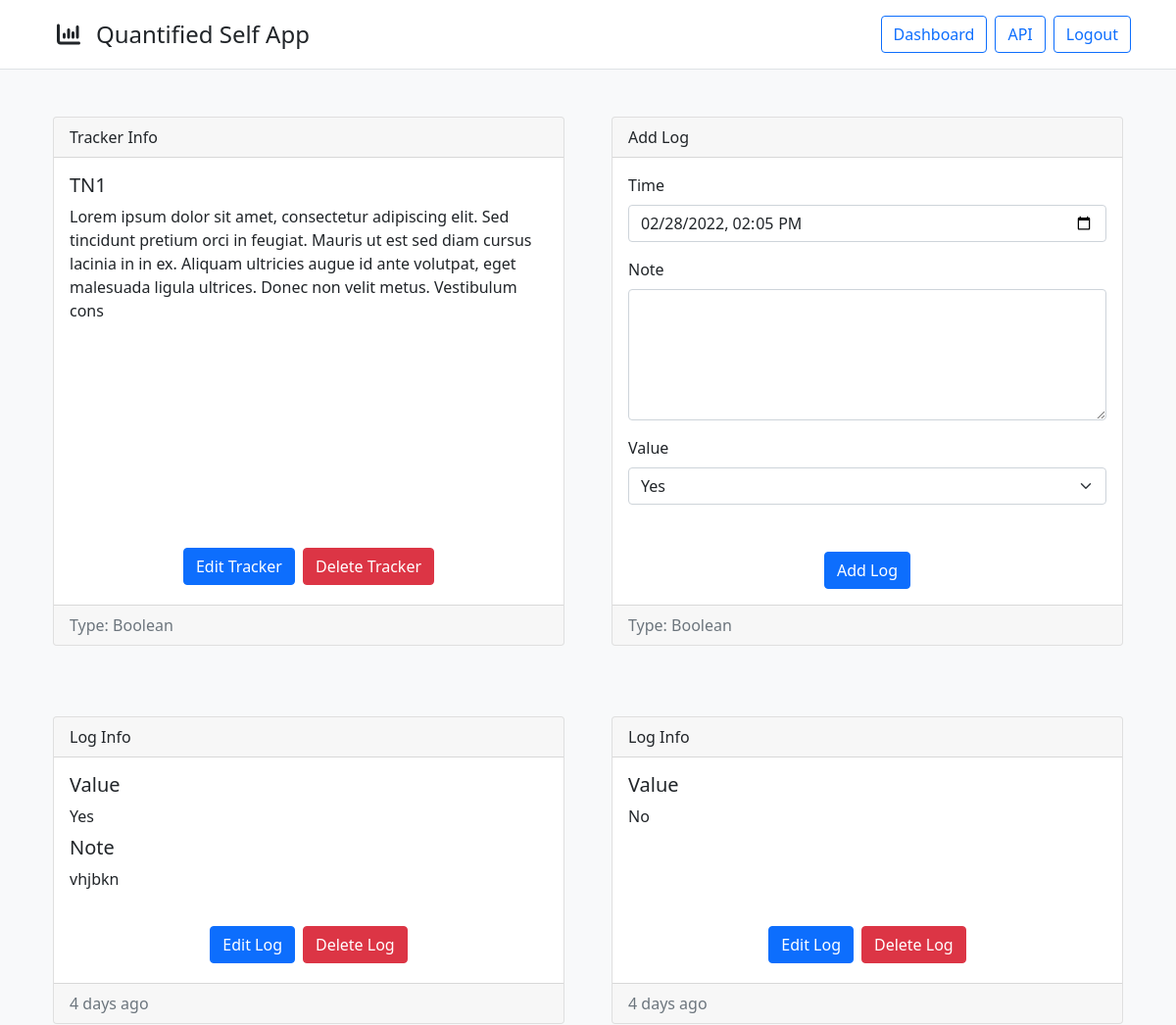
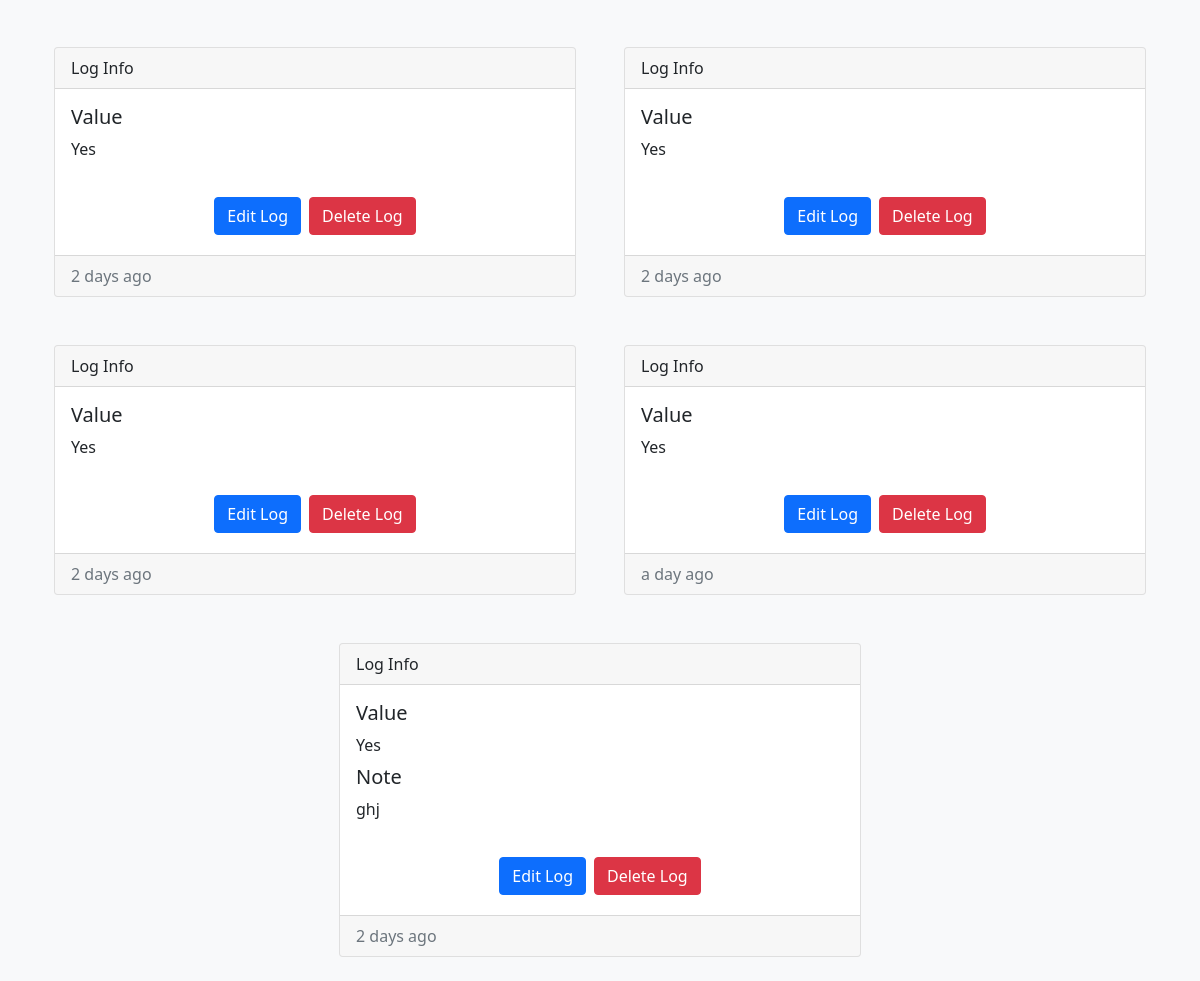
The app's page /trackers/view?id=1 (signed in) with its own data (2 pictures, top to bottom).
### models/models.py (models this page shows)
class TrackerModel(db.Model):
    __tablename__ = "trackers"
    t_id = db.Column(db.Integer(), primary_key=True)
    t_name = db.Column(db.String(64), nullable=False)
    t_desc = db.Column(db.String(256))
    t_type = db.Column(db.Integer(), db.ForeignKey("tracker_types.tt_id", ondelete="CASCADE"), nullable=False)
    t_user = db.Column(db.Integer(), db.ForeignKey("users.id", ondelete="CASCADE"), nullable=False)
    t_type_name = db.relationship("TrackerTypes", uselist=False)
    t_unit = db.relationship("TrackerUnit", cascade="all, delete", uselist=False)
    t_options = db.relationship("TrackerOptions", cascade="all, delete")
    t_logs = db.relationship("TrackerLogs", cascade="all, delete")

class TrackerTypes(db.Model):
    __tablename__ = "tracker_types"
    tt_id = db.Column(db.Integer(), primary_key=True, autoincrement=True)
    tt_name = db.Column(db.String(64), unique=True, nullable=False)

class TrackerLogs(db.Model):
    __tablename__ = "tracker_logs"
    tl_id = db.Column(db.Integer(), primary_key=True, autoincrement=True)
    tl_time = db.Column(db.DateTime(), nullable=False)
    tl_note = db.Column(db.String(256))
    tl_tracker = db.Column(db.Integer(), db.ForeignKey("trackers.t_id", ondelete="CASCADE"), nullable=False)
    tl_vals = db.relationship("TrackerValues", cascade="all, delete")

class TrackerValues(db.Model):
    __tablename__ = "tracker_vals"
    tv_id = db.Column(db.Integer(), primary_key=True, autoincrement=True)
    tv_val = db.Column(db.Numeric(10, 2), nullable=False)
    tv_log = db.Column(db.Integer(), db.ForeignKey("tracker_logs.tl_id", ondelete="CASCADE"), nullable=False)

### views/views.py (the view, shortened to what this page needs)
@app.route("/trackers/view", methods=["GET", "POST"])
@login_required
def trackers_view():
    t_id = request.args.get("id", "")
    if not (t_id.isdigit()):
        flash("Invalid Tracker", "danger")
        return redirect("/trackers")
    t_id = int(t_id)
    tracker = TrackerModel.query.filter(TrackerModel.t_id == t_id, TrackerModel.t_user == current_user.id).first()
    if not tracker:
        flash("Invalid Tracker", "danger")
        return redirect("/trackers")
    options = {x.to_id: x.to_name for x in tracker.t_options}
    return render_template("trackers/view.html", user=current_user, tracker=tracker, options=options)

### auth/auth.py (called while the page is built)
@login.user_loader
def load_user(id):
    return UserModel.query.get(int(id))

### templates/filters/filters.py (called while the page is built)
@app.template_filter()
def pretty_datetime(datetime):
    return naturaltime(datetime)

### templates/trackers/view.html (shortened to what this page needs)
<!DOCTYPE html>
<html lang="en">
    <head>
        <link rel="stylesheet" href="{{ url_for('static', filename='css/bootstrap.min.css')}}">
        <link rel="stylesheet" href="{{ url_for('static', filename='css/fontawesome.all.min.css')}}">
        <link rel="stylesheet" href="{{ url_for('static', filename='css/tracker_view.css')}}">
    </head>
    <body class="bg-light">
        {% include 'components/navbar.html' %}
        <div class="container">
            <div class="row equal bg-light mt-4">
                <div class="col-sm-12 col-md-12 col-lg-6 col-xl-6 d-flex justify-content-center p-4">
                    <div class="card flex-fill">
                        <div class="card-header">Tracker Info</div>
                        <div class="card-body">
                            <h5 class="card-title">{{ tracker.t_name }}</h5>
                            <p class="card-text">{{ tracker.t_desc }}</p>
                        </div>
                        <div class="card-body d-flex justify-content-center align-items-end">
                            <a href="/trackers/edit?id={{ tracker.t_id }}" class="btn btn-primary m-1">Edit Tracker</a>
                            <form action="" method="POST" style="display: inline;">
                                <button type="submit" class="btn btn-danger m-1">Delete Tracker</button>
                            </form>
                        </div>
                        <div class="card-footer text-muted">
                            <span>Type: {{ tracker.t_type_name.tt_name }}</span>
                        </div>
                    </div>
                </div>
                <div class="col-sm-12 col-md-12 col-lg-6 col-xl-6 d-flex justify-content-center p-4">
                    <div class="card flex-fill">
                        <form action="" method="POST" style="width: 100%;">
                            <div class="card-header">Add Log</div>
                            <div class="card-body">
                                <div class="mb-3">
                                    <label for="tl_time" class="form-label">Time</label>
                                    <input type="datetime-local" class="form-control" id="tl_time" name="tl_time" required>
                                </div>
                                <div class="mb-3">
                                    <label for="tl_note" class="form-label">Note</label>
                                    <textarea rows="5" class="form-control" id="tl_note" name="tl_note" maxlength="256"></textarea>
                                </div>
                                {% if tracker.t_type_name.tt_name == "Boolean" %}
                                <label for="tl_val" class="form-label">Value</label>
                                <div class="mb-3">
                                    <select id="tl_val" name="tl_val" class="form-select" required>
                                        <option value="1" selected>Yes</option>
                                    </select>
                                </div>
                                {% elif tracker.t_type_name.tt_name == "Integer" %}
                                <label for="tl_val" class="form-label">Value</label>
                                <div class="input-group mb-3">
                                    <input type="number" step="1" id="tl_val" name="tl_val" class="form-control" aria-describedby="tl_unit" required>
                                    <span class="input-group-text" id="tl_unit">{{ tracker.t_unit.tu_name }}</span>
                                </div>
                                {% elif tracker.t_type_name.tt_name == "Decimal" %}
                                <label for="tl_val" class="form-label">Value</label>
                                <div class="input-group mb-3">
                                    <input type="number" step="0.01" id="tl_val" name="tl_val" class="form-control" aria-describedby="tl_unit" required>
                                    <span class="input-group-text" id="tl_unit">{{ tracker.t_unit.tu_name }}</span>
                                </div>
                                {% endif %}
                            </div>
                            <div class="card-body d-flex justify-content-center align-items-end">
                                <button type="submit" class="btn btn-primary">Add Log</button>
                            </div>
                            <div class="card-footer text-muted">
                                <span>Type: {{ tracker.t_type_name.tt_name }}</span>
                            </div>
                        </form>
                    </div>
                </div>
            </div>
        </div>
        <div class="container">
            <div class="row equal d-flex justify-content-center bg-light mt-4">
                {% for log in tracker.t_logs %}
                <div class="col-sm-12 col-md-12 col-lg-6 col-xl-6 d-flex justify-content-center p-4">
                    <div class="card flex-fill">
                        <div class="card-header">Log Info</div>
                        <div class="card-body">
                            <h5 class="card-title">
                                {% if tracker.t_type_name.tt_name == "Multi Select" %}
                                Values
                                {% else %}
                                Value
                                {% endif %}
                            </h5>
                            <div class="card-text">
                                {% for val in log.tl_vals %}
                                <div>
                                    {% if tracker.t_type_name.tt_name == "Boolean" %}
                                        {% if val.tv_val | int == 1 %}
                                        Yes
                                        {% elif val.tv_val | int == 0 %}
                                        No
                                        {% endif %}
                                    {% elif tracker.t_type_name.tt_name == "Integer" %}
                                        {{ val.tv_val | int }} {{ tracker.t_unit.tu_name }}
                                    {% elif tracker.t_type_name.tt_name == "Decimal" %}
                                        {{ val.tv_val | round(2) }} {{ tracker.t_unit.tu_name }}
                                    {% elif tracker.t_type_name.tt_name == "Duration" %}
                                        Hours: {{ val.tv_val // 3600 }} | Minutes: {{ (val.tv_val % 3600) // 60 }} | Seconds: {{ (val.tv_val % 60) | int }}
                                    {% elif tracker.t_type_name.tt_name == "Single Select" %}
                                        {{ options[val.tv_val | int] }}
                                    {% elif tracker.t_type_name.tt_name == "Multi Select" %}
                                        {{ options[val.tv_val | int] }}
                                    {% endif %}
                                </div>
                                {% endfor %}
                            </div>
                            {% if log.tl_note | length > 0 %}
                            <h5 class="card-title pt-2">Note</h5>
                            <div class="card-text">{{ log.tl_note }}</div>
                            {% endif %}
                        </div>
                        <div class="card-body d-flex justify-content-center align-items-end">
                            <a href="/trackers/log/edit?tid={{ tracker.t_id }}&lid={{ log.tl_id }}" class="btn btn-primary m-1">Edit Log</a>
                            <form action="" method="POST" style="display: inline;">
                                <button type="submit" class="btn btn-danger m-1">Delete Log</button>
                            </form>
                        </div>
                        <div class="card-footer text-muted">
                            {{ log.tl_time | pretty_datetime }}
                        </div>
                    </div>
                </div>
                {% endfor %}
            </div>
        </div>
    </body>
</html>

### static/css/tracker_view.css (style rules this page uses)
.card { transition: transform 0.2s ease; }

### records on screen
TrackerModel: t_name "TN1", t_desc "Lorem ipsum dolor sit amet, consectetur adipiscing elit. Sed tincidunt pretium orci in feugiat. Mauris ut est sed diam cursus lacinia in in ex. Aliquam ultricies augue id ante volutpat, eget malesuada ligula ultrices. Donec non velit metus. Vestibulum cons"
TrackerTypes: t_type_name.tt_name "Boolean"
TrackerLogs: tl_note "vhjbkn", tl_time|pretty_datetime "4 days ago"
TrackerValues: tv_val "Yes"
TrackerLogs: tl_time|pretty_datetime "4 days ago"
TrackerValues: tv_val "No"
TrackerLogs: tl_time|pretty_datetime "2 days ago"
TrackerValues: tv_val "Yes"
TrackerLogs: tl_time|pretty_datetime "2 days ago"
TrackerValues: tv_val "Yes"
TrackerLogs: tl_time|pretty_datetime "2 days ago"
TrackerValues: tv_val "Yes"
TrackerLogs: tl_time|pretty_datetime "a day ago"
TrackerValues: tv_val "Yes"
TrackerLogs: tl_note "ghj", tl_time|pretty_datetime "2 days ago"
TrackerValues: tv_val "Yes"
